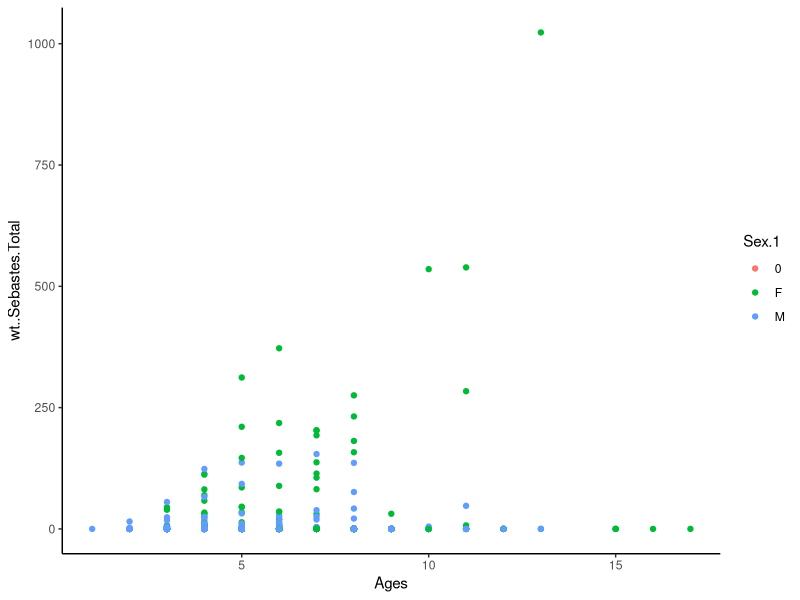
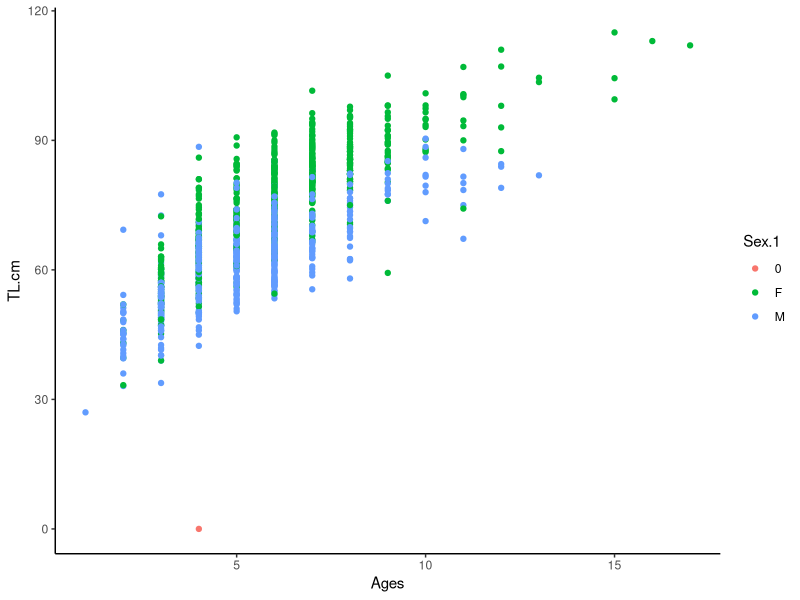
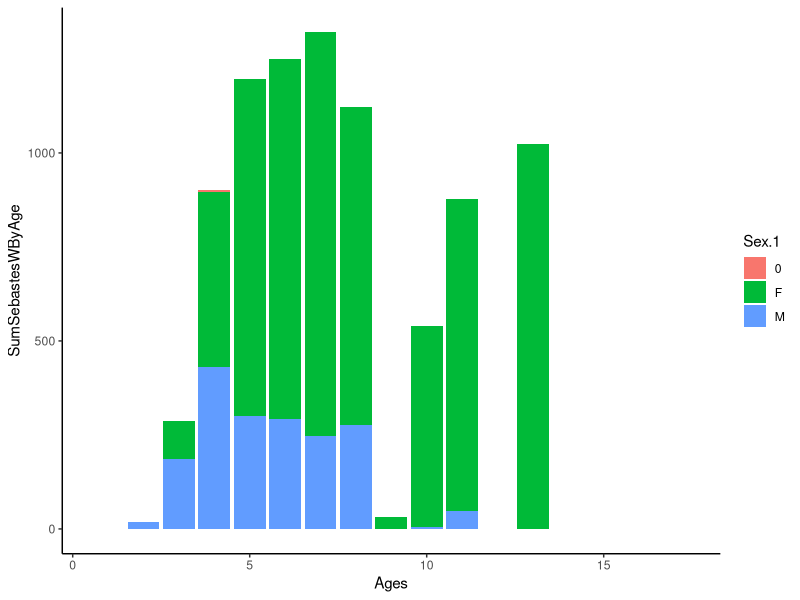
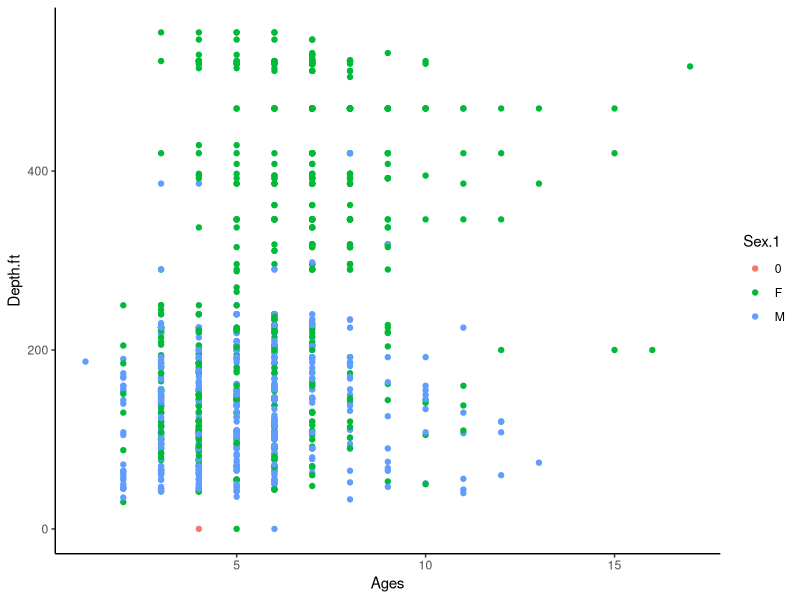
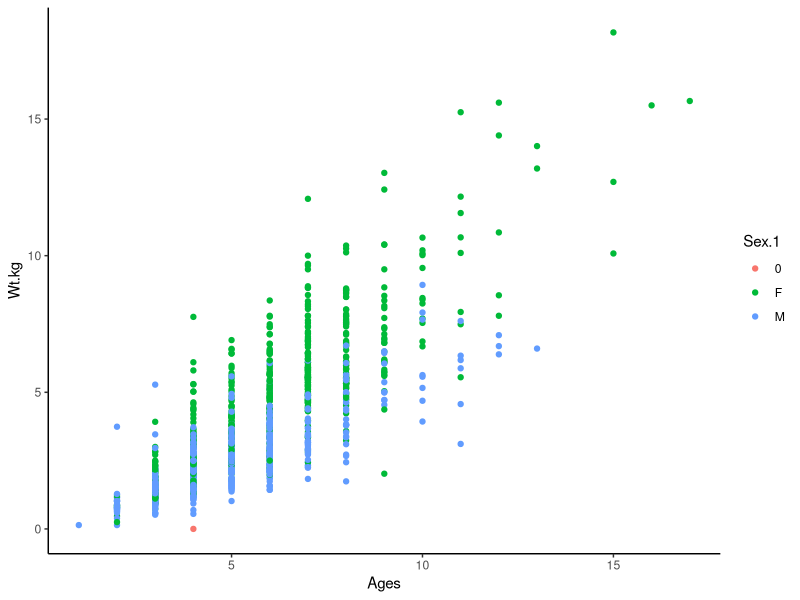

These figures' R source, in order:
library(tidyverse)
  

### Read the data in
lingcod <- read.csv("data/Lingcod with Gut Contents_All_BB.csv")
colnames(lingcod)

## Calculate the sum of all the gut content in weight
lingcod_gut_content_wt <- lingcod %>% 
  select(Sample.ID, contains("wt.."))
lingcod_gut_content_wt[is.na(lingcod_gut_content_wt)] <- 0
lingcod_gut_content_wt <- lingcod_gut_content_wt %>% 
  mutate(wt..Total = rowSums(lingcod_gut_content_wt[,2:103])) %>% 
  select(Sample.ID, wt..Total)

# New table with total food in stomach  
lingcod_working <- left_join(lingcod, lingcod_gut_content_wt, by = "Sample.ID")
lingcod_working <- lingcod_working %>% 
  slice(1:1321)


### There are two columns for sex, Sex and Sex.1. They don't match.
### What is the difference between the two?
lingcod_sexColumns <- lingcod %>% 
  select(Sample.ID, Sex, Sex.1)

lingcod_sexColumns %>% 
  group_by(Sex) %>%
  tally()

lingcod_sexColumns %>% 
  group_by(Sex.1) %>%
  tally()

### Create working dataset with relevant columns and make a
### new column grouping all Sebastes species into one
lingcod_rockfish <- lingcod_working %>%
  select(Sample.ID, Ages, Date..yymmdd., Port, Location, Lat, Long,
         Depth.ft, TL.cm, Sex.1, Wt.kg, Gape, Maturity, Stage, 
         Gut.wt.kg, Gut.contents.kg, X..Sebastes, wt..Sebastes, 
         X..Sebastes.jordani, wt..Sebastes.jordani, X..Yellowtail.Rockfish,
         wt..Yellowtail.Rockfish, X..Blue.Rockfish, wt..Blue.Rockfish,
         X..Black.Rockfish, wt..Black.RF, X..Puget.Sound.Rockfish,
         wt..Puget.Sound.Rockfish, wt..Total) %>% 
  replace(is.na(.), 0) %>%
  mutate(X..Sebastes.Total = rowSums(select(.,X..Sebastes, X..Sebastes.jordani,
                                            X..Yellowtail.Rockfish, X..Blue.Rockfish,
                                            X..Black.Rockfish, X..Puget.Sound.Rockfish))) %>% 
  mutate(wt..Sebastes.Total = rowSums(select(.,wt..Sebastes, wt..Sebastes.jordani,
                                             wt..Yellowtail.Rockfish, wt..Blue.Rockfish,
                                             wt..Black.RF, wt..Puget.Sound.Rockfish))) %>% 
  filter(Sex.1 != "") ## We realized that rows with NA for Sex were all just 0s


### Let's take a look at the Unknown Sex values and see if they're even useful
lingcod_rockfish %>% 
  group_by(Sex.1) %>% 
  tally()
  ## So, there are 55 blanks, 1 "O", 630 "F", and 960 "M"

Sex_0 <- lingcod_rockfish %>% 
  filter(Sex.1 == 0)  
## There is 1 observation, with only SampleID and Sebastes wt provided

Sex_NA <- lingcod_rockfish %>% 
  filter(Sex.1 == "")
## All of these observations are just a bunch of 0s

### Replace all 0s in Ages column with NAs
lingcod_rockfish$Ages <- replace(lingcod_rockfish$Ages, lingcod_rockfish$Ages == 0, NA)



### It is important to determine the ages that are NA because we are
### determining Lingcod diet by age

### How did Bonnie et al Age the fish? Otoliths?

### We could possibly determine an Age based off of the length of the fish
### So, let's look at the total length range for each known Age
LengthRangeByAge <- lingcod_rockfish %>% 
  group_by(Ages) %>%
  summarise(
    MaxLengthByAge = max(TL.cm, na.rm = T),
    MinLengthByAge = min(TL.cm, na.rm = T),
    MeanLengthByAge = mean(TL.cm, na.rm = T),
    n = n()
  ) %>%
  arrange(Ages)

189/sum(LengthRangeByAge$n) #14% of data have missing Age values


### Plotting Ages x Total Weight of Sebastes found in stomach content
### with Males/Females as different colors
ggplot(lingcod_rockfish, aes(x = Ages, y = wt..Sebastes.Total, color = Sex.1)) +
  geom_point() +
  theme_classic()


### Plotting Ages x Total Length with males/females as different colors
ggplot(lingcod_rockfish, aes(x = Ages, y = TL.cm, color = Sex.1)) +
  geom_point() +
  theme_classic()
  

  
### Lets look at how the weight distribution of Sebastes found in the 
### stomach varies with age

SebastesWeightRangeByAge <- lingcod_rockfish %>% 
  group_by(Ages, Sex.1) %>%
  summarise(
    MaxSebastesWByAge = max(wt..Sebastes.Total, na.rm = T),
    MeanSebastesWByAge = mean(wt..Sebastes.Total, na.rm = T),
    SumSebastesWByAge = sum(wt..Sebastes.Total, na.rm = T),
    n()
  )

ggplot(SebastesWeightRangeByAge, aes(Ages, SumSebastesWByAge, fill = Sex.1)) +
  geom_col() +
  theme_classic()


### Look at how Age varies with Depth
ggplot(lingcod_rockfish, aes(x = Ages, y = Depth.ft, color = Sex.1)) +
  geom_point() +
  theme_classic()

### Look at how body weight in kg varies with age between sex
ggplot(lingcod_rockfish, aes(x = Ages, y = Wt.kg, color = Sex.1)) +
  geom_point() +
  theme_classic()

### Lets look at how many observations there are that actually 
### contain sebastes in the stomach
lingcodWithSebastes <- lingcod_rockfish %>%
  filter(wt..Sebastes.Total>0) %>% 
  tally() # there are 165 observations with sebastes in stomach


### How many samples do we have for males and females for each age class
FreqOfSexByAge <- lingcod_rockfish %>% 
  group_by(Ages, Sex.1) %>%
  summarise(
    n = n()
  ) %>%
  arrange(Ages)


  